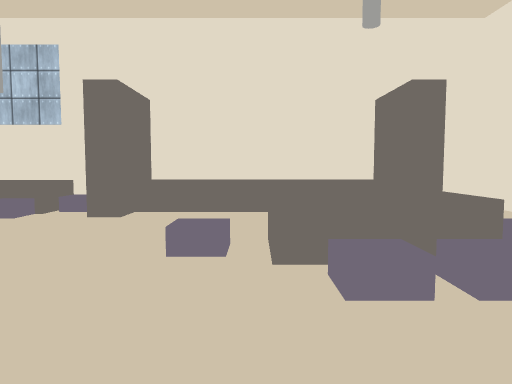
view 1 (above)

12 first-person views from a walk through a scene from a Unity 3-D project. The camera is 1.5 m above the floor, tilts 4° down and sees 70° across. The floor is counted in squares, 1 m on a side. Each view is taken from the middle of a square. On the plan, view 1 faces up. The plan holds only what a view shows up to about 16 squares ahead; the rest is blank. The player is left out. Surface patterns are stand-ins for the level's own textures.

view 2
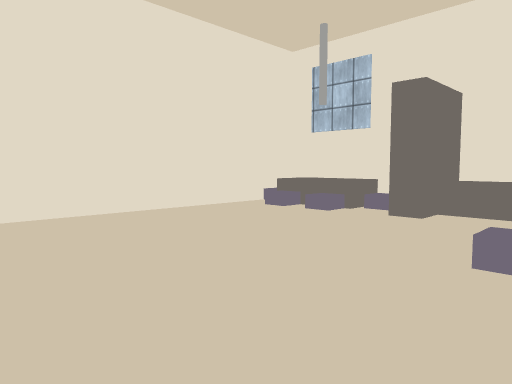

view 3
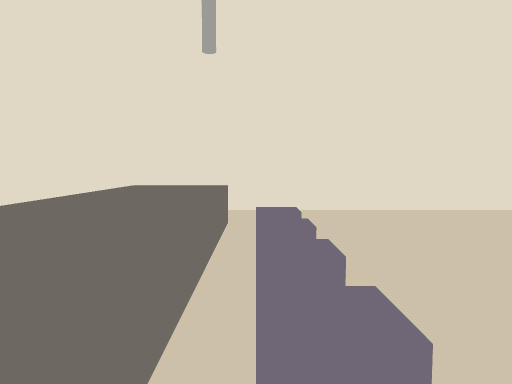

view 4
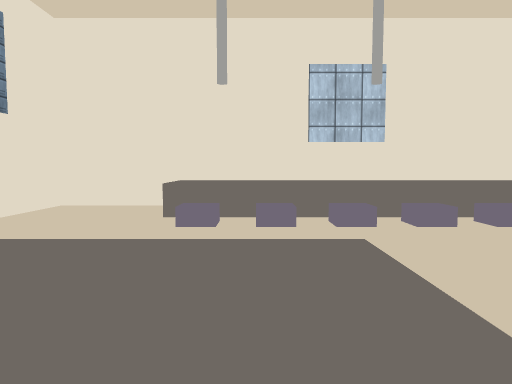

view 5
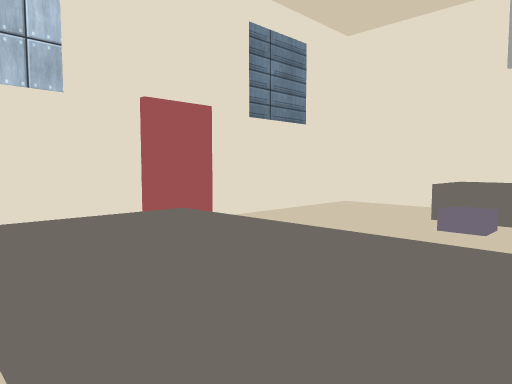

view 6
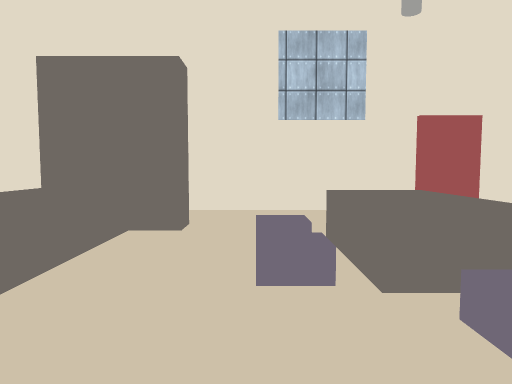

view 7
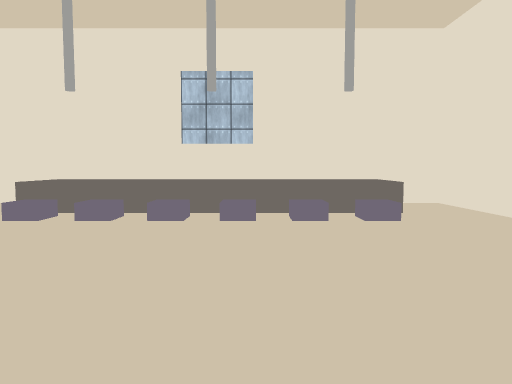

view 8
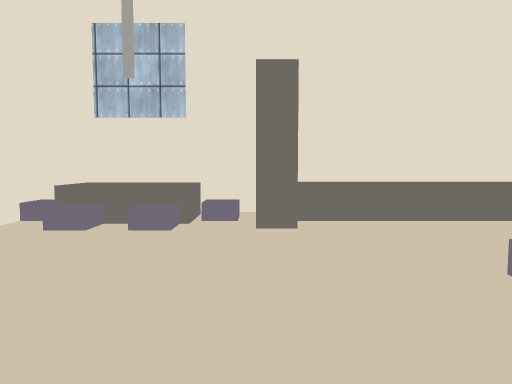

view 9
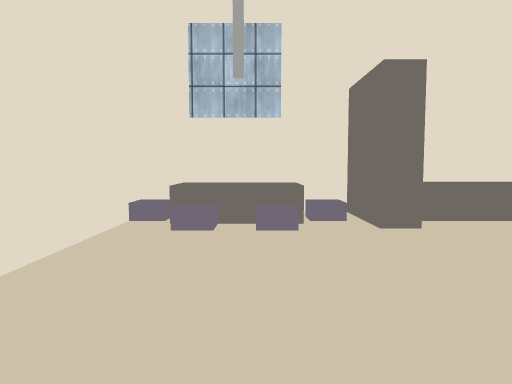

view 10
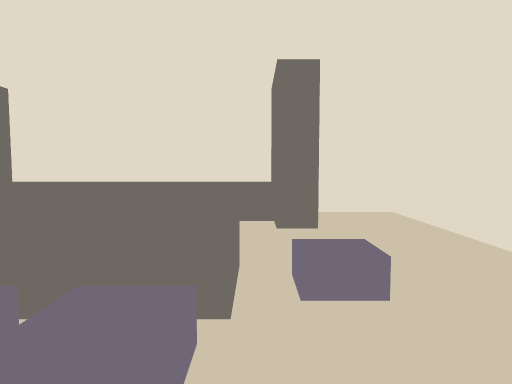

view 11
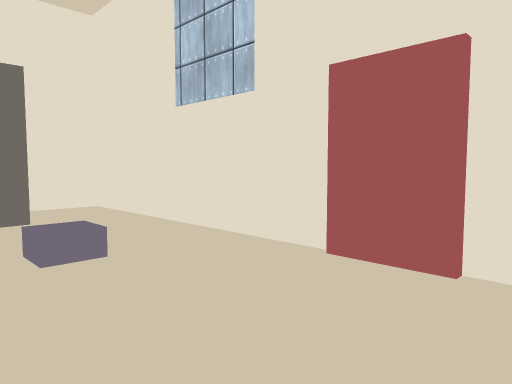

view 12
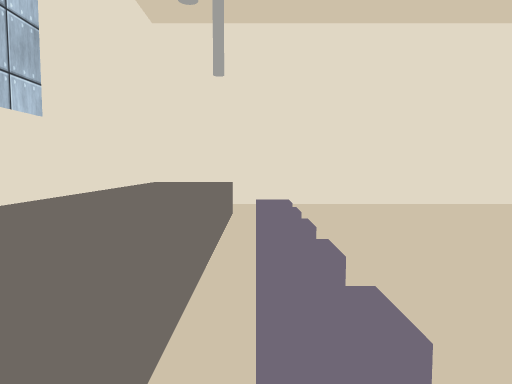

### Floor plan
Key: @ floor where view 1 was taken; # wall or solid block; . main floor; : floor 1 m higher than the main floor; / step, stairs or slope; = window, fence, low wall or low ledge; ^ raised ledge; v drop or lower ground; O other object.
Columns run from 12 left of view 1 to 9 right of it. Each row starts with its distance up from view 1.
 14 ###vv####^^^^^^^^#####
 13 #//::/ #=^^^^^^^^#...#
 12 #/=//=/##^^^^^^^^#...#
 11 #.O///.##........#...#
 10 #....................#
  9 #............O.O.....#
  8 #....................#
  7 #..........O^^^^^O...#
  6 #...........^^^^^....#
  5 #............O.O.....#
  4 #....................#
  3 #...................##
  2 #.............. ....##
  1 #..............  ....#
  0 #...........@........#
 -1 #...O/O/O/O/O/O/.....#
 -2 #...////////////.....#
 -3 #..^^^^^^^^^^^^^^....#
 -4 #..^^^^^^^^^^^^^^....#
 -5 #..^^^^^^^^^^^^^^....#
 -6 ######################

Where each view was taken, in squares from view 1:
view 1: 0 up, 0 right, facing up
view 2: 0 up, 0 right, facing up-left
view 3: 2 down, 1 right, facing left
view 4: 8 up, 1 right, facing down
view 5: 8 up, 0 right, facing down-right
view 6: 9 up, 4 left, facing right
view 7: 9 up, 4 left, facing down
view 8: 2 up, 5 left, facing up
view 9: 2 up, 8 left, facing up
view 10: 2 up, 4 right, facing up
view 11: 0 up, 3 right, facing up-right
view 12: 2 down, 3 right, facing left
